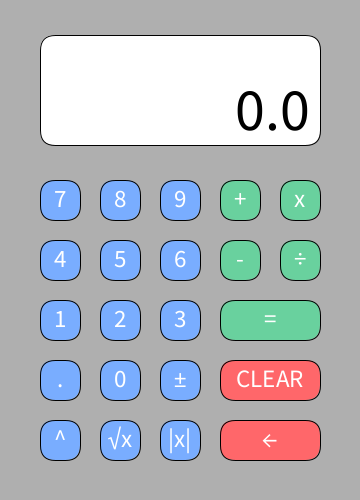
Frame 1 (no input)
Frame 60 (the mouse pressed at the canvas centre just before this capture): identical to frame 1, image omitted
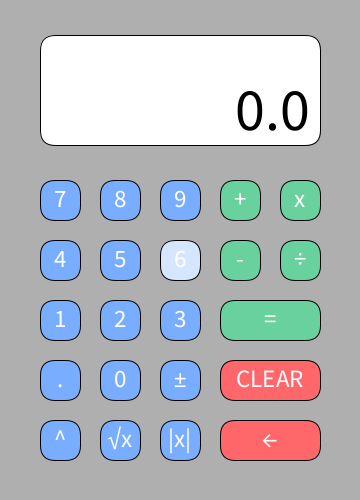
Frame 120 (the mouse held since frame 60 and released just before this capture)

The Processing sketch that drew these frames (run headless with seeded random() and noise(); from frame 60 on, the mouse is pressed at the canvas centre):

// Processing sketch: Calculator
// ── Calculator.pde
// Aristotle Stokes | 25 Sept 2025 | Calculator
Button[] buttons = new Button[12];
Button[] numButtons = new Button[10];
float l, r, result;
String dVal;
String op;
boolean left;

void setup() {
  size(360, 500);
  l = 0.0;
  r = 0.0;
  result = 0.0;
  dVal = "0.0";
  op = "";
  left = true;
  textSize(25);
  numButtons[7] = new Button(60, 200, 40, 40, "7", #79ADFF, #D6E6FF);
  numButtons[8] = new Button(120, 200, 40, 40, "8", #79ADFF, #D6E6FF);
  numButtons[9] = new Button(180, 200, 40, 40, "9", #79ADFF, #D6E6FF);
  buttons[0] = new Button(240, 200, 40, 40, "+", #69D19E, #C0DECF);
  buttons[1] = new Button(300, 200, 40, 40, "x", #69D19E, #C0DECF);
  numButtons[4] = new Button(60, 260, 40, 40, "4", #79ADFF, #D6E6FF);
  numButtons[5] = new Button(120, 260, 40, 40, "5", #79ADFF, #D6E6FF);
  numButtons[6] = new Button(180, 260, 40, 40, "6", #79ADFF, #D6E6FF);
  buttons[2] = new Button(240, 260, 40, 40, "-", #69D19E, #C0DECF);
  buttons[3] = new Button(300, 260, 40, 40, "÷", #69D19E, #C0DECF);
  numButtons[1] = new Button(60, 320, 40, 40, "1", #79ADFF, #D6E6FF);
  numButtons[2] = new Button(120, 320, 40, 40, "2", #79ADFF, #D6E6FF);
  numButtons[3] = new Button(180, 320, 40, 40, "3", #79ADFF, #D6E6FF);
  buttons[4] = new Button(270, 320, 100, 40, "=", #69D19E, #C0DECF);
  buttons[5] = new Button(60, 380, 40, 40, ".", #79ADFF, #D6E6FF);
  numButtons[0] = new Button(120, 380, 40, 40, "0", #79ADFF, #D6E6FF);
  buttons[6] = new Button(180, 380, 40, 40, "±", #79ADFF, #D6E6FF);
  buttons[7] = new Button(270, 380, 100, 40, "CLEAR", #FF676A, #FFC4C5);
  buttons[8] = new Button(60, 440, 40, 40, "^", #79ADFF, #D6E6FF);
  buttons[9] = new Button(120, 440, 40, 40, "√x", #79ADFF, #D6E6FF);
  buttons[10] = new Button(180, 440, 40, 40, "|x|", #79ADFF, #D6E6FF);
  buttons[11] = new Button(270, 440, 100, 40, "←", #FF676A, #FFC4C5);
}

void draw() {
  background(175);
  for (int i = 0; i<buttons.length; i++) {
    buttons[i].display();
    buttons[i].hover(mouseX, mouseY);
  }
  for (int i = 0; i<numButtons.length; i++) {
    numButtons[i].display();
    numButtons[i].hover(mouseX, mouseY);
  }
  updateDisplay();
}

void mousePressed() {
  for (int i = 0; i<buttons.length; i++) {
    if (buttons[i].over && buttons[i].val.equals("+")) {
      dVal = "0.0";
      left = false;
      op = "+";
    } else if (buttons[i].over && buttons[i].val.equals("-")) {
      dVal = "0.0";
      left = false;
      op = "-";
    } else if (buttons[i].over && buttons[i].val.equals("x")) {
      dVal = "0.0";
      left = false;
      op = "x";
    } else if (buttons[i].over && buttons[i].val.equals("÷")) {
      dVal = "0.0";
      left = false;
      op = "÷";
    } else if (buttons[i].over && buttons[i].val.equals("=")) {
      performCalculation();
    } else if (buttons[i].over && buttons[i].val.equals("CLEAR")) {
      l = 0.0;
      r = 0.0;
      result = 0.0;
      op = "";
      dVal = "0.0";
      left = true;
    } else if (buttons[i].over && buttons[i].val.equals("±")) {
      if (left == true) {
        l = l * -1;
        dVal = str(l);
      } else {
        r = r * -1;
        dVal = str(r);
      }
    } else if (buttons[i].over && buttons[i].val.equals("^")) {
      dVal = "0.0";
      left = false;
      op = "^";
    } else if (buttons[i].over && buttons[i].val.equals("√x")) {
      op = "√x";
    } else if (buttons[i].over && buttons[i].val.equals("|x|")) {
      op = "|x|";
    } else if (buttons[i].over && buttons[i].val.equals(".")) {
      if (dVal.contains(".") == false) {
        dVal += ".";
      }
    } else if (buttons[i].over && buttons[i].val.equals("←")) {
      if (left) {
        dVal=dVal.substring(0, dVal.length() - 1);
        l=float(dVal);
      } else {
        dVal = dVal.substring(0, dVal.length() - 1);
        r=float(dVal);
      }
    }
  }
  // if (buttons[i].over && buttons[i].val.equals("+"))



  for (int i = 0; i<numButtons.length; i++) {
    if (dVal.length()<9) {
      if (numButtons[i].over && left == true) {
        if (dVal.equals("0.0")) {
          dVal = numButtons[i].val;
          l = float(dVal);
        } else {
          dVal += numButtons[i].val;
          l = float(dVal);
        }
      } else if (numButtons[i].over && left == false) {
        if (dVal.equals("0.0")) {
          dVal = numButtons[i].val;
          r = float(dVal);
        } else {
          dVal += numButtons[i].val;
          r = float(dVal);
        }
      }

      println("l:" + l);
      println("r:" + r);
      println("result:" + result);
      println("left:" + left);
      println("op:" + op);
    }
  }
}

void updateDisplay() {
  fill(255);
  rect(180, 90, 280, 110, 15);

  fill(0);
  textAlign(RIGHT);
  textSize(60);
  text(dVal, width - 50, 130);
}

void performCalculation() {
  if (op.equals("+")) {
    result = l + r;
  } else if (op.equals("-")) {
    result = l - r;
  } else if (op.equals("x")) {
    result = l * r;
  } else if (op.equals("÷")) {
    result = l / r;
  } else if (op.equals("^")) {
    result = pow(l, r);
  } else if (op.equals("√x")) {
    result = sqrt(l);
  } else if (op.equals("|x|")) {
    result = abs(l);
  }
  dVal = str(result);
  l = result;
  left = true;
}

// ── Button.pde
class Button {
  // Member Variables
  int x, y, w, h;
  color c1, c2;
  String val;
  boolean over;

  // Constructor
  Button(int x, int y, int w, int h, String val, color c1, color c2) {
    this.x = x;
    this.y = y;
    this.w = w;
    this.h = h;
    this.val = val;
    this.c1 = c1;
    this.c2 = c2;
    over = false;
  }

  // Member Methods
  void display() {
    rectMode(CENTER);
    if (over == true) {
      fill(c2);
    } else {
      fill(c1);
    }
    rect(x, y, w, h, 15);
    fill(255);
    textAlign(CENTER, CENTER);
    textSize(25);
    text(val, x, y-2.5);
  }

  void hover(int tempX, int tempY) {
    if (x>tempX-w/2 && x<tempX+w/2 && y>tempY-h/2 && y<tempY+h/2) {
      over = true;
    } else {
      over = false;
    }
  }
}
